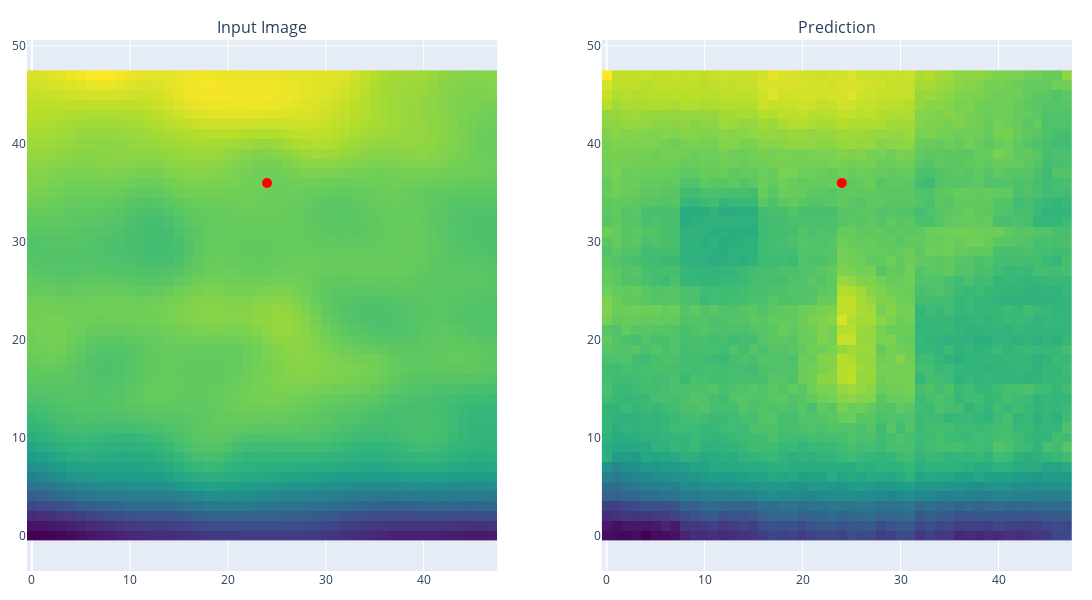
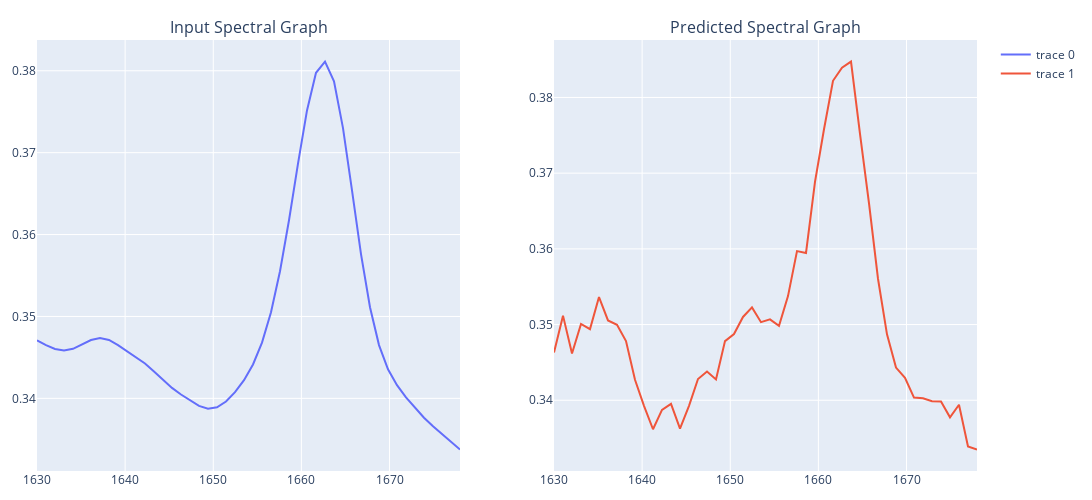

These figures' notebook cell, in order:
### Code cell
# Create new inference visualizations
fig_images, fig_spectra = visualize_inference(model, test_sample[0], train_image_viz, energy_range, 24, 36)

# Display updated plots
fig_images.show()
fig_spectra.show()

### Figure 1 — Plotly figure (JSON) as saved in the notebook; plotly's stock layout.template omitted (floating-point values rounded to 4 significant figures; data arrays with more than 128 entries replaced by an {"elided": "..."} marker saying what was removed)
{"data": [{"colorscale": [[0, "#440154"], [0.1111, "#482878"], [0.2222, "#3e4989"], [0.3333, "#31688e"], [0.4444, "#26828e"], [0.5556, "#1f9e89"], [0.6667, "#35b779"], [0.7778, "#6ece58"], [0.8889, "#b5de2b"], [1, "#fde725"]], "showscale": false, "type": "heatmap", "xaxis": "x", "yaxis": "y", "z": {"elided": "48x48 float values"}}, {"marker": {"color": "red", "size": 10}, "mode": "markers", "showlegend": false, "type": "scatter", "x": [24], "xaxis": "x", "y": [36], "yaxis": "y"}, {"colorscale": [[0, "#440154"], [0.1111, "#482878"], [0.2222, "#3e4989"], [0.3333, "#31688e"], [0.4444, "#26828e"], [0.5556, "#1f9e89"], [0.6667, "#35b779"], [0.7778, "#6ece58"], [0.8889, "#b5de2b"], [1, "#fde725"]], "showscale": false, "type": "heatmap", "xaxis": "x2", "yaxis": "y2", "z": {"elided": "48x48 float values"}}, {"marker": {"color": "red", "size": 10}, "mode": "markers", "showlegend": false, "type": "scatter", "x": [24], "xaxis": "x2", "y": [36], "yaxis": "y2"}], "layout": {"annotations": [{"font": {"size": 16}, "showarrow": false, "text": "Input Image", "x": 0.225, "xanchor": "center", "xref": "paper", "y": 1, "yanchor": "bottom", "yref": "paper"}, {"font": {"size": 16}, "showarrow": false, "text": "Prediction", "x": 0.775, "xanchor": "center", "xref": "paper", "y": 1, "yanchor": "bottom", "yref": "paper"}], "height": 600, "margin": {"b": 20, "l": 20, "r": 20, "t": 40}, "width": 1200, "xaxis": {"anchor": "y", "domain": [0, 0.45]}, "xaxis2": {"anchor": "y2", "domain": [0.55, 1]}, "yaxis": {"anchor": "x", "domain": [0, 1], "scaleanchor": "x", "scaleratio": 1}, "yaxis2": {"anchor": "x2", "domain": [0, 1], "scaleanchor": "x2", "scaleratio": 1}}}

### Figure 2 — Plotly figure (JSON) as saved in the notebook; plotly's stock layout.template omitted (floating-point values rounded to 4 significant figures)
{"data": [{"type": "scatter", "x": [1630, 1631.0, 1632.0, 1633.0, 1634.0, 1635.0, 1636.0, 1637.0, 1638.0, 1639.0, 1640.0, 1641.0, 1642.0, 1643.0, 1644.0, 1645.0, 1646.0, 1647.0, 1648.0, 1649.0, 1650.0, 1651.0, 1652.0, 1653.0, 1655.0, 1656.0, 1657.0, 1658.0, 1659.0, 1660.0, 1661.0, 1662.0, 1663.0, 1664.0, 1665.0, 1666.0, 1667.0, 1668.0, 1669.0, 1670.0, 1671.0, 1672.0, 1673.0, 1674.0, 1675.0, 1676.0, 1677.0, 1678], "xaxis": "x", "y": [0.3471, 0.3465, 0.346, 0.3459, 0.3461, 0.3466, 0.3471, 0.3474, 0.3471, 0.3465, 0.3458, 0.3451, 0.3443, 0.3433, 0.3422, 0.3413, 0.3405, 0.3397, 0.3391, 0.3387, 0.3389, 0.3396, 0.3408, 0.3422, 0.3441, 0.3468, 0.3505, 0.3555, 0.3617, 0.3687, 0.3752, 0.3797, 0.3811, 0.3787, 0.373, 0.3654, 0.3576, 0.3511, 0.3465, 0.3435, 0.3416, 0.3401, 0.3388, 0.3376, 0.3366, 0.3356, 0.3347, 0.3338], "yaxis": "y"}, {"type": "scatter", "x": [1630, 1631.0, 1632.0, 1633.0, 1634.0, 1635.0, 1636.0, 1637.0, 1638.0, 1639.0, 1640.0, 1641.0, 1642.0, 1643.0, 1644.0, 1645.0, 1646.0, 1647.0, 1648.0, 1649.0, 1650.0, 1651.0, 1652.0, 1653.0, 1655.0, 1656.0, 1657.0, 1658.0, 1659.0, 1660.0, 1661.0, 1662.0, 1663.0, 1664.0, 1665.0, 1666.0, 1667.0, 1668.0, 1669.0, 1670.0, 1671.0, 1672.0, 1673.0, 1674.0, 1675.0, 1676.0, 1677.0, 1678], "xaxis": "x2", "y": [0.3463, 0.3512, 0.3462, 0.3501, 0.3494, 0.3536, 0.3505, 0.35, 0.3478, 0.3427, 0.3393, 0.3362, 0.3387, 0.3395, 0.3363, 0.3393, 0.3428, 0.3438, 0.3428, 0.3478, 0.3487, 0.351, 0.3523, 0.3503, 0.3507, 0.3498, 0.3538, 0.3597, 0.3595, 0.3689, 0.3758, 0.3822, 0.3839, 0.3847, 0.3752, 0.366, 0.3561, 0.3487, 0.3443, 0.343, 0.3404, 0.3403, 0.3399, 0.3398, 0.3378, 0.3394, 0.3339, 0.3335], "yaxis": "y2"}], "layout": {"annotations": [{"font": {"size": 16}, "showarrow": false, "text": "Input Spectral Graph", "x": 0.225, "xanchor": "center", "xref": "paper", "y": 1, "yanchor": "bottom", "yref": "paper"}, {"font": {"size": 16}, "showarrow": false, "text": "Predicted Spectral Graph", "x": 0.775, "xanchor": "center", "xref": "paper", "y": 1, "yanchor": "bottom", "yref": "paper"}], "height": 500, "margin": {"b": 20, "l": 20, "r": 20, "t": 40}, "width": 1200, "xaxis": {"anchor": "y", "domain": [0, 0.45]}, "xaxis2": {"anchor": "y2", "domain": [0.55, 1]}, "yaxis": {"anchor": "x", "domain": [0, 1]}, "yaxis2": {"anchor": "x2", "domain": [0, 1]}}}
